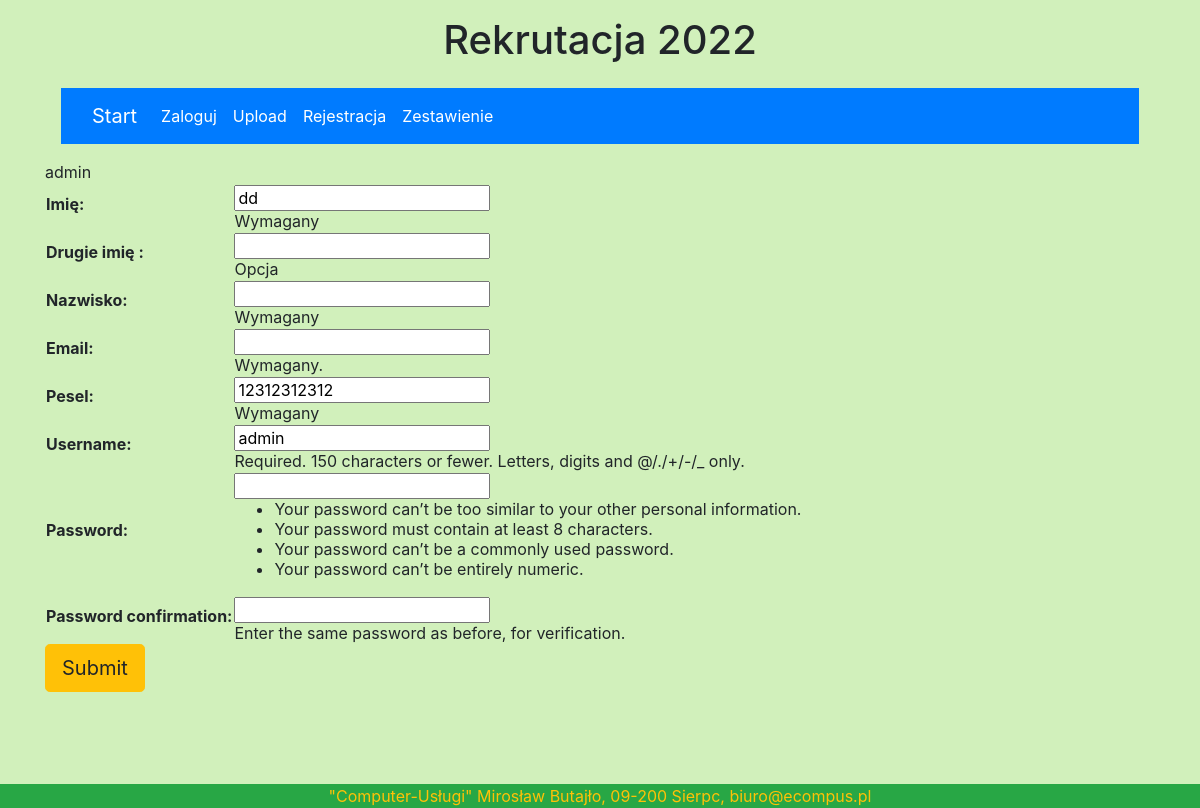
The page /zmiendane/ (signed in) on the database its author committed.
### licznik/models.py (models this page shows)
class User(AbstractUser):
    pesel = models.CharField(max_length=11, unique=True, validators=[
        MinLengthValidator(11), MaxLengthValidator(11), f_pesel], help_text='Wymagany')
    second_name = models.CharField(null=True, blank=True, max_length=10, help_text='Opcja', verbose_name='Drugie imię ')
    email = models.EmailField('email adress', unique=True)
    first_name = models.CharField(max_length=200, help_text='Wymagany', verbose_name='Imię')
    last_name = models.CharField(max_length=200, help_text='Wymagany', verbose_name='Nazwisko')
    REQUIRED_FIELDS = ['pesel','first_name']

### licznik/views.py (the view)
# urls.py: path('zmiendane/', views.zmiendane, name="zmiendane-page"),
@login_required(login_url='/accounts/login')
def zmiendane(request):
        patern = request.user.username
        user1 = User.objects.get(username=patern)
        user = get_object_or_404(User, id=user1.id)
        kandydat = Kandydat(user_id=user.id)
        list_kand_id = []
        for i in Kandydat.objects.all():
            list_kand_id.append(i.user_id)
        form = UserForm(request.POST or None, instance=user)
        if form.is_valid():
            form.save()
            return render(request, 'success.html')
        if user.id in list_kand_id:
            return render(request, 'zmienlogin1.html', {'user': user, 'form': form})
        else:
            return render(request, 'zmienlogin.html', {'user': user, 'form': form})

### licznik/forms.py
class UserForm(UserCreationForm):
    email = forms.EmailField(max_length=254, help_text='Wymagany.')
    class Meta:
        model = User
        fields = ['first_name','second_name','last_name','email','pesel','username']

### licznik/templates/zmienlogin.html (shortened to what this page needs)
{% extends 'base.html' %}
{%block content %}
{{ user }}
<form  method = 'POST' enctype="multipart/form-data">
        <table>
            {{ form.as_table }}
        </table>
        <button type="submit" class="btn btn-lg btn-warning">Submit</button>
    </form>
{% endblock %}

### licznik/static/style.css (style rules this page uses)
.bgpage { background-color: #d1f0bb; }

### rows shown on the page
User: username "admin", first_name "dd", pesel "12312312312"
